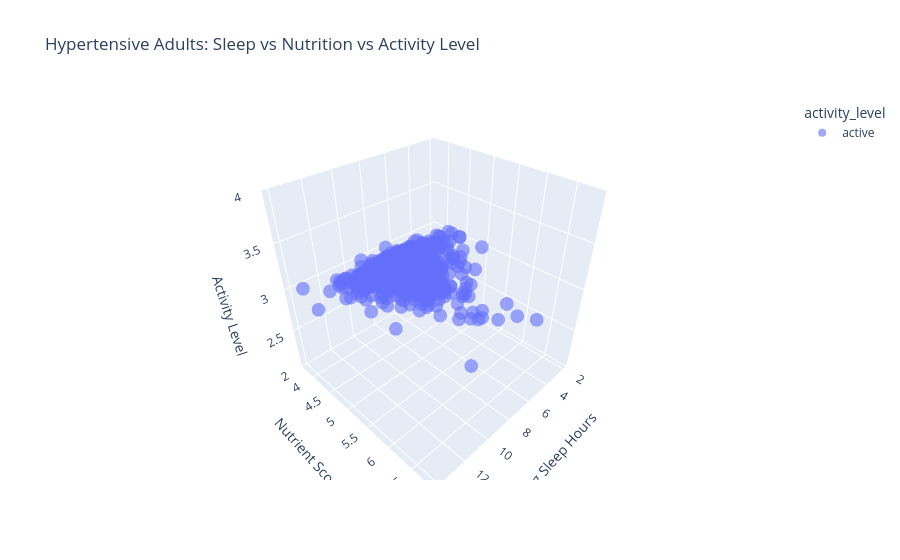

Notebook source saved alongside this figure:
### Code cell
import plotly.express as px

# Step 1: Map activity levels to numeric values
activity_mapping = {
    'inactive': 0,
    'low': 1,
    'moderate': 2,
    'active': 3
}

# Step 2: Prepare the filtered DataFrame
hypertensive_df = df[df['Hypertensive'] == 1].copy()
hypertensive_df['activity_level_clean'] = hypertensive_df['activity_level'].str.lower().map(activity_mapping)
hypertensive_df = hypertensive_df.dropna(subset=['activity_level_clean', 'avg_sleep_hrs', 'nutrient_score'])

# Step 3: Create interactive 3D scatter plot
fig = px.scatter_3d(
    hypertensive_df,
    x='avg_sleep_hrs',
    y='nutrient_score',
    z='activity_level_clean',
    color='activity_level',  # Optional: adds color grouping
    opacity=0.6,
    labels={
        'avg_sleep_hrs': 'Avg Sleep Hours',
        'nutrient_score': 'Nutrient Score',
        'activity_level_clean': 'Activity Level'
    },
    title='Hypertensive Adults: Sleep vs Nutrition vs Activity Level'
)



fig.show()

fig.write_html('3d_scatter_plot.html')

### Figure 1 — Plotly figure (JSON) as saved in the notebook; plotly's stock layout.template omitted (floating-point values rounded to 4 significant figures; data arrays with more than 128 entries replaced by an {"elided": "..."} marker saying what was removed)
{"data": [{"hovertemplate": "activity_level=active<br>Avg Sleep Hours=%{x}<br>Nutrient Score=%{y}<br>Activity Level=%{z}<extra></extra>", "legendgroup": "active", "marker": {"color": "#636efa", "opacity": 0.6, "symbol": "circle"}, "mode": "markers", "name": "active", "scene": "scene", "showlegend": true, "type": "scatter3d", "x": {"elided": "1320 float values"}, "y": {"elided": "1320 float values"}, "z": {"elided": "1320 float values"}}], "layout": {"legend": {"title": {"text": "activity_level"}, "tracegroupgap": 0}, "scene": {"domain": {"x": [0, 1], "y": [0, 1]}, "xaxis": {"title": {"text": "Avg Sleep Hours"}}, "yaxis": {"title": {"text": "Nutrient Score"}}, "zaxis": {"title": {"text": "Activity Level"}}}, "title": {"text": "Hypertensive Adults: Sleep vs Nutrition vs Activity Level"}}}
